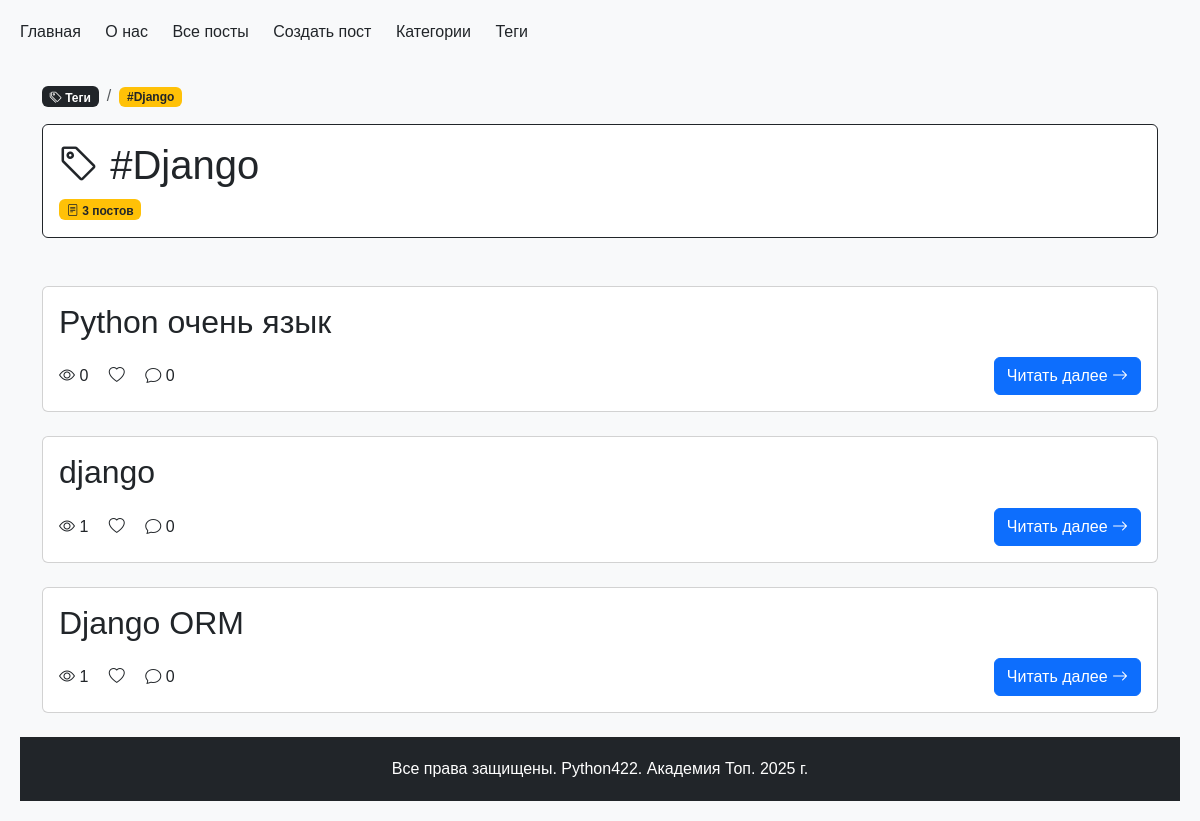
Screenshot of /posts/tags/django/ with the database file from the repository.
### python_blog/models.py (models this page shows, shortened)
class Tag(models.Model):
    name = models.CharField(max_length=200, verbose_name="Название")
    slug = models.SlugField(max_length=250, unique=True, verbose_name="Слаг")
    class Meta:
        verbose_name = "Тег"
        verbose_name_plural = "Теги"
        ordering = ["name"]

class Post(models.Model):
    STATUS_CHOICES = [
        ("draft", "Черновик"),
        ("review", "На проверке"),
        ("reviewed", "Проверено"),
        ("published", "Опубликовано"),
    ]
    title = models.CharField(max_length=100, unique=True, verbose_name="Заголовок")
    slug = models.SlugField(max_length=250, unique=True, verbose_name="Слаг", blank=True, null=True)
    content = models.TextField(verbose_name="Контент")
    author = models.ForeignKey(get_user_model(), on_delete=models.CASCADE, verbose_name="Автор", related_name="posts", default=None, null=True)
    created_at = models.DateTimeField(auto_now_add=True, verbose_name="Дата создания")
    updated_at = models.DateTimeField(auto_now=True, verbose_name="Дата обновления")
    views = models.PositiveIntegerField(default=0, verbose_name="Просмотры")
    status = models.CharField(
        max_length=10, choices=STATUS_CHOICES, default="review", verbose_name="Статус"
    )
    category = models.ForeignKey(
        "Category",  # Ссылка на модель Category
        on_delete=models.SET_NULL,  # При удалении категории, установить значение NULL
        blank=True,  # Не требуем в формах заполнения
        null=True,  # Разрешаем значение NULL в базе данных
        related_name="posts",  # Имя обратной связи
        default=None,  # По умолчанию значение NULL
        verbose_name="Категория",
    )
    tags = models.ManyToManyField("Tag", related_name="posts", verbose_name="Теги")
    class Meta:
        ordering = ["-created_at"]
        verbose_name = "Пост"
        verbose_name_plural = "Посты"

### python_blog/views.py (the view)
# urls.py: path("tags/<slug:tag_slug>/", tag_detail, name="tag_detail"),
def tag_detail(request, tag_slug):
    tag = Tag.objects.get(slug=tag_slug)
    posts = tag.posts.all()
    context = {
        "tag": tag,
        "posts": posts,
        "title": f"Тег: {tag.name}",
        "active_menu": "tags",  # Добавляем флаг активного меню
    }
    return render(request, "tag_detail.html", context)

### python_blog/context_processors.py (called while the page is built)
def menu_items(request):
    menu = [
        {"title": "Главная", "url_name": "main"},
        {"title": "О нас", "url_name": "about"},
        {"title": "Все посты", "url_name": "blog:posts"},
        {"title": "Создать пост", "url_name": "blog:post_create"},
        {"title": "Категории", "url_name": "blog:categories"},
        {"title": "Теги", "url_name": "blog:tags"},
    ]
    current_url_name = request.resolver_match.view_name
    for item in menu:
        item['is_active'] = current_url_name == item['url_name']
    return {'menu_items': menu}

### python_blog/templates/tag_detail.html (shortened to what this page needs)
{% extends "base.html" %}
{% block content %}
<div class="container mt-4">
    <div class="row mb-4">
        <div class="col-12">
            <nav aria-label="breadcrumb">
                <ol class="breadcrumb d-flex align-items-center">
                    <li class="breadcrumb-item">
                        <a href="{% url 'blog:tags' %}" class="badge bg-dark text-white text-decoration-none">
                            <i class="bi bi-tags"></i> Теги
                        </a>
                    </li>
                    <li class="breadcrumb-item">
                        <span class="badge bg-warning text-dark">#{{ tag.name }}</span>
                    </li>
                </ol>
            </nav>
            <div class="card border-dark mb-4">
                <div class="card-body">
                    <h1 class="card-title text-dark">
                        <i class="bi bi-tag"></i> #{{ tag.name }}
                    </h1>
                    <span class="badge bg-warning text-dark">
                        <i class="bi bi-file-text"></i> {{ tag.posts.count }} постов
                    </span>
                </div>
            </div>
        </div>
    </div>
    <div class="row">
        <div class="col-12">
            {% for post in posts %}
                {% include 'post_preview_include.html' %}
            {% empty %}
                <div class="alert alert-warning">
                    <i class="bi bi-info-circle"></i> С этим тегом пока нет постов
                </div>
            {% endfor %}
        </div>
    </div>
</div>
{% endblock %}

### python_blog/templates/post_preview_include.html (shortened to what this page needs)
<div class="card mb-4">
    <div class="card-body">
        <h2 class="card-title">{{ post.title }}</h2>
        <div class="d-flex justify-content-between align-items-center">
            <div class="stats">
                <span class="me-3"><i class="bi bi-eye"></i> {{ post.views }}</span>
                <span class="me-3"><i class="bi bi-heart"></i> {{ post.likes }}</span>
                <span><i class="bi bi-chat"></i> {{ post.comments|length }}</span>
            </div>
            <a href="{% url 'blog:post_detail' post.slug %}" class="btn btn-primary">
                Читать далее <i class="bi bi-arrow-right"></i>
            </a>
        </div>
    </div>
</div>

### static/css/main.css (style rules this page uses)
body { min-height: 100vh; display: flex; flex-direction: column; margin: 0; padding: 20px; background-color: #f8f9fa; font-family: Arial, sans-serif; }

### rows the page displays
Tag: name "Django", posts.count "3"
Post: title "Python очень язык", views "0", comments|length "0"
Post: title "django", views "1", comments|length "0"
Post: title "Django ORM", views "1", comments|length "0"

### other values shown
{{ item.title }} "Главная" "О нас" "Все посты" "Создать пост" "Категории" "Теги"
